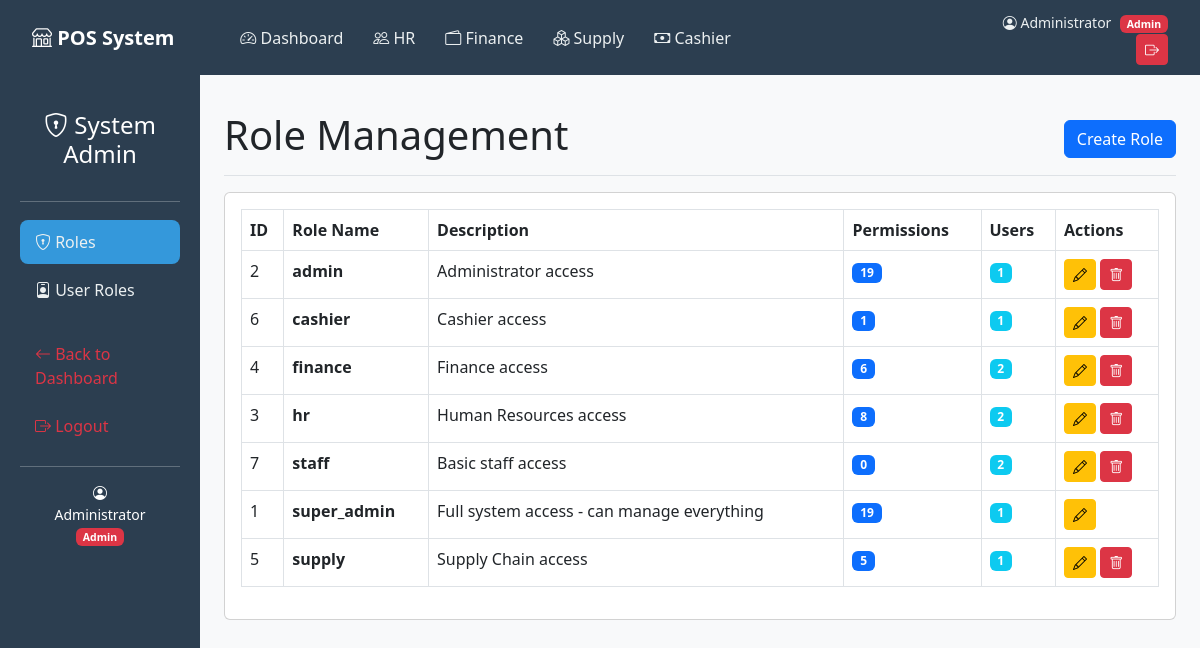
Screenshot of /pos-system/pages/roles.php (signed in) with the database file from the repository.
### tables this page shows
CREATE TABLE `roles` (
  `id` int(11) NOT NULL,
  `role_name` varchar(50) NOT NULL,
  `description` text DEFAULT NULL,
  `created_at` timestamp NOT NULL DEFAULT current_timestamp()
);

### pos-system/pages/roles.php (the view, shortened to what this page needs)
<?php
require_once '../config/database.php';
require_once '../includes/header.php';
require_once '../includes/sidebar-role.php';
?>
<main class="col-md-10 ms-sm-auto px-md-4 main-content">
    <div class="d-flex justify-content-between flex-wrap flex-md-nowrap align-items-center pt-3 pb-2 mb-3 border-bottom">
        <h1>Role Management</h1>
        <button class="btn btn-primary" data-bs-toggle="modal" data-bs-target="#addRoleModal">Create Role</button>
    </div>
    <div class="card">
        <div class="card-body">
            <div class="table-responsive">
                <table class="table table-bordered table-hover">
                    <thead>
                        <tr>
                            <th>ID</th>
                            <th>Role Name</th>
                            <th>Description</th>
                            <th>Permissions</th>
                            <th>Users</th>
                            <th>Actions</th>
                        </tr>
                    </thead>
                    <tbody>
                        <?php
                        $roles = $pdo->query("SELECT * FROM roles ORDER BY role_name");
                        while($role = $roles->fetch()):
                            $perms = $pdo->prepare("SELECT COUNT(*) FROM role_permissions WHERE role_id = ?");
                            $perms->execute([$role['id']]);
                            $perm_count = $perms->fetchColumn();
                            $users = $pdo->prepare("SELECT COUNT(*) FROM user_roles WHERE role_id = ?");
                            $users->execute([$role['id']]);
                            $user_count = $users->fetchColumn();
                        ?>
                        <tr>
                            <td><?php echo $role['id']; ?></td>
                            <td><strong><?php echo $role['role_name']; ?></strong></td>
                            <td><?php echo $role['description']; ?></td>
                            <td><span class="badge bg-primary"><?php echo $perm_count; ?></span></td>
                            <td><span class="badge bg-info"><?php echo $user_count; ?></span></td>
                            <td>
                                <button class="btn btn-sm btn-warning" onclick="editRole(<?php echo $role['id']; ?>)">
                                    <i class="bi bi-pencil"></i>
                                </button>
                                <?php if($role['role_name'] != 'super_admin'): ?>
                                <button class="btn btn-sm btn-danger" onclick="deleteRole(<?php echo $role['id']; ?>)">
                                    <i class="bi bi-trash"></i>
                                </button>
                                <?php endif; ?>
                            </td>
                        </tr>
                        <?php endwhile; ?>
                    </tbody>
                </table>
            </div>
        </div>
    </div>
</main>
<?php require_once '../includes/footer.php'; ?>

### pos-system/includes/header.php (shortened to what this page needs)
<!DOCTYPE html>
<html lang="en">
<head>
    <link href="https://cdn.jsdelivr.net/npm/bootstrap@5.3.0/dist/css/bootstrap.min.css" rel="stylesheet">
    <link rel="stylesheet" href="https://cdn.jsdelivr.net/npm/bootstrap-icons@1.11.0/font/bootstrap-icons.css">
</head>
<body>
<?php
$role = $_SESSION['role'] ?? 'staff';
$current_dir = basename(dirname($_SERVER['SCRIPT_FILENAME']));
$current_page = basename($_SERVER['PHP_SELF']);
$is_in_module = in_array($current_dir, ['hr', 'finance', 'supply', 'cashier']);
if ($is_in_module) {
    $dashboard_href = '../../pages/dashboard.php';
    $hr_href = '../../modules/hr/';
    $finance_href = '../../modules/finance/';
    $supply_href = '../../modules/supply/';
    $cashier_href = '../../modules/cashier/';
    $logout_href = '../../actions/logout.php';
} else {
    $dashboard_href = 'dashboard.php';
    $hr_href = '../modules/hr/';
    $finance_href = '../modules/finance/';
    $supply_href = '../modules/supply/';
    $cashier_href = '../modules/cashier/';
    $logout_href = '../actions/logout.php';
}
?>
<nav class="top-nav">
    <div class="container-fluid">
        <div class="row align-items-center">
            <div class="col-md-2">
                <a href="#" class="brand">
                    <i class="bi bi-shop"></i> POS System
                </a>
            </div>
            <div class="col-md-8">
                <ul class="nav">
                    <?php if($role == 'admin'): ?>
                    <li class="nav-item">
                        <a class="nav-link <?php echo $current_page == 'dashboard.php' ? 'active' : ''; ?>"
                           href="<?php echo $dashboard_href; ?>">
                            <i class="bi bi-speedometer2"></i> Dashboard
                        </a>
                    </li>
                    <?php endif; ?>
                    <?php if($role == 'hr' || $role == 'admin'): ?>
                    <li class="nav-item">
                        <a class="nav-link <?php echo $current_dir == 'hr' ? 'active' : ''; ?>"
                           href="<?php echo $hr_href; ?>">
                            <i class="bi bi-people"></i> HR
                        </a>
                    </li>
                    <?php endif; ?>
                    <?php if($role == 'finance' || $role == 'admin'): ?>
                    <li class="nav-item">
                        <a class="nav-link <?php echo $current_dir == 'finance' ? 'active' : ''; ?>"
                           href="<?php echo $finance_href; ?>">
                            <i class="bi bi-wallet2"></i> Finance
                        </a>
                    </li>
                    <?php endif; ?>
                    <?php if($role == 'supply' || $role == 'admin'): ?>
                    <li class="nav-item">
                        <a class="nav-link <?php echo $current_dir == 'supply' ? 'active' : ''; ?>"
                           href="<?php echo $supply_href; ?>">
                            <i class="bi bi-boxes"></i> Supply
                        </a>
                    </li>
                    <?php endif; ?>
                    <li class="nav-item">
                        <a class="nav-link <?php echo $current_dir == 'cashier' ? 'active' : ''; ?>"
                           href="<?php echo $cashier_href; ?>">
                            <i class="bi bi-cash"></i> Cashier
                        </a>
                    </li>
                </ul>
            </div>
            <div class="col-md-2 text-end">
                <span class="user-info">
                    <i class="bi bi-person-circle"></i>
                    <?php echo $_SESSION['full_name'] ?? 'User'; ?>
                    <span class="badge bg-<?php
                        echo $role == 'admin' ? 'danger' :
                            ($role == 'hr' ? 'success' :
                                ($role == 'finance' ? 'info' :
                                    ($role == 'supply' ? 'warning' :
                                        ($role == 'cashier' ? 'primary' : 'secondary'))));
                    ?>">
                        <?php echo ucfirst($role); ?>
                    </span>
                </span>
                <a href="<?php echo $logout_href; ?>" class="btn btn-sm btn-danger ms-2">
                    <i class="bi bi-box-arrow-right"></i>
                </a>
            </div>
        </div>
    </div>
</nav>
<div class="container-fluid">
<div class="row">

### pos-system/includes/sidebar-role.php (shortened to what this page needs)
<?php
$current_page = basename($_SERVER['PHP_SELF']);
?>
<nav class="col-md-2 d-md-block sidebar">
    <div class="position-sticky">
        <h4 class="text-white text-center py-3">
            <i class="bi bi-shield-lock"></i> System Admin
        </h4>
        <hr class="text-white">
        <ul class="nav flex-column">
            <li class="nav-item">
                <a class="nav-link <?php echo $current_page == 'roles.php' ? 'active' : ''; ?>" href="roles.php">
                    <i class="bi bi-shield-lock"></i> Roles
                </a>
            </li>
            <li class="nav-item">
                <a class="nav-link <?php echo $current_page == 'user-roles.php' ? 'active' : ''; ?>" href="user-roles.php">
                    <i class="bi bi-person-badge"></i> User Roles
                </a>
            </li>
            <li class="nav-item mt-3">
                <a class="nav-link text-danger" href="dashboard.php">
                    <i class="bi bi-arrow-left"></i> Back to Dashboard
                </a>
            </li>
            <li class="nav-item">
                <a class="nav-link text-danger" href="../actions/logout.php">
                    <i class="bi bi-box-arrow-right"></i> Logout
                </a>
            </li>
        </ul>
        <hr class="text-white">
        <div class="text-white text-center small">
            <i class="bi bi-person-circle"></i><br>
            <?php echo $_SESSION['full_name'] ?? 'User'; ?>
            <br><span class="badge bg-danger">Admin</span>
        </div>
    </div>
</nav>

### pos-system/includes/footer.php (shortened to what this page needs)
</div>
</div>
</body>
</html>

### pos-system/includes/header.php (style rules this page uses)
body { background: #f8f9fa; }
.top-nav { background: #2c3e50; padding: 10px 20px; color: white; position: sticky; top: 0; z-index: 1000; }
.top-nav .brand { font-size: 20px; font-weight: bold; color: white; text-decoration: none; }
.top-nav .nav-link { color: #ecf0f1; padding: 8px 15px; border-radius: 5px; transition: all 0.3s; }
.top-nav .user-info { color: #ecf0f1; font-size: 14px; }
.top-nav .user-info .badge { margin-left: 5px; }
.sidebar { min-height: calc(100vh - 70px); background: #2c3e50; padding: 20px; }
.sidebar .nav-link { color: #ecf0f1; padding: 10px 15px; border-radius: 8px; margin: 2px 0; transition: all 0.3s; }
.sidebar .nav-link.active { background: #3498db; }
.sidebar .nav-link i { width: 20px; }
.main-content { padding: 20px; }

### pos-system/includes/sidebar-role.php (style rules this page uses)
.sidebar .nav-link.active { background: #3498db !important; }

### rows the page displays
roles: id "2", role_name "admin", description "Administrator access", perm_count "19", user_count "1"
roles: id "6", role_name "cashier", description "Cashier access", perm_count "1", user_count "1"
roles: id "4", role_name "finance", description "Finance access", perm_count "6", user_count "2"
roles: id "3", role_name "hr", description "Human Resources access", perm_count "8", user_count "2"
roles: id "7", role_name "staff", description "Basic staff access", perm_count "0", user_count "2"
roles: id "1", role_name "super_admin", description "Full system access - can manage everything", perm_count "19", user_count "1"
roles: id "5", role_name "supply", description "Supply Chain access", perm_count "5", user_count "1"

### other values shown
$_SESSION['full_name'] "Administrator"
$role "Admin"
